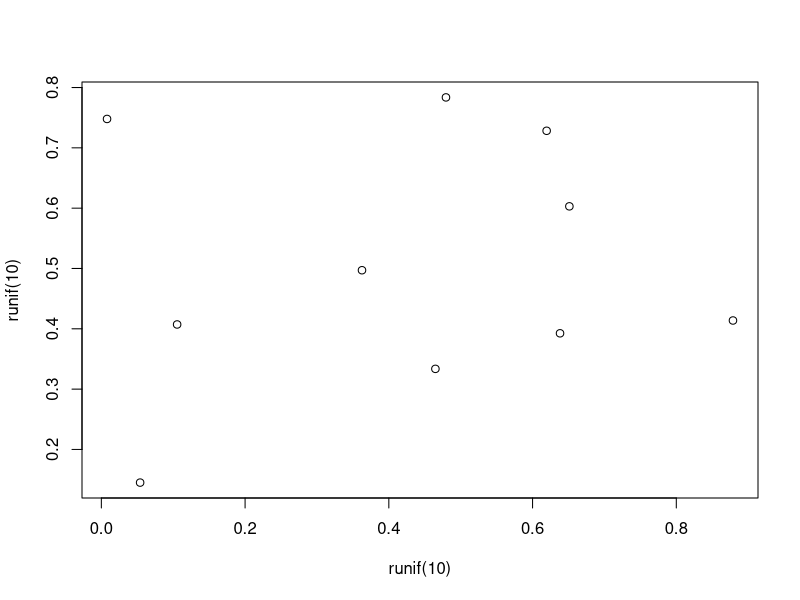

The R script that drew this image:
## ---- chunk 1
knitr::opts_chunk$set(echo = TRUE)
## ---- chunk 2
# r code can be used here!

print(runif(10))
plot(runif(10),runif(10))


## ---- chunk 3
# here is a new chunk of code, distant from the first one in our document.

z <- 1:10
print(z)

# end of the second chunk

